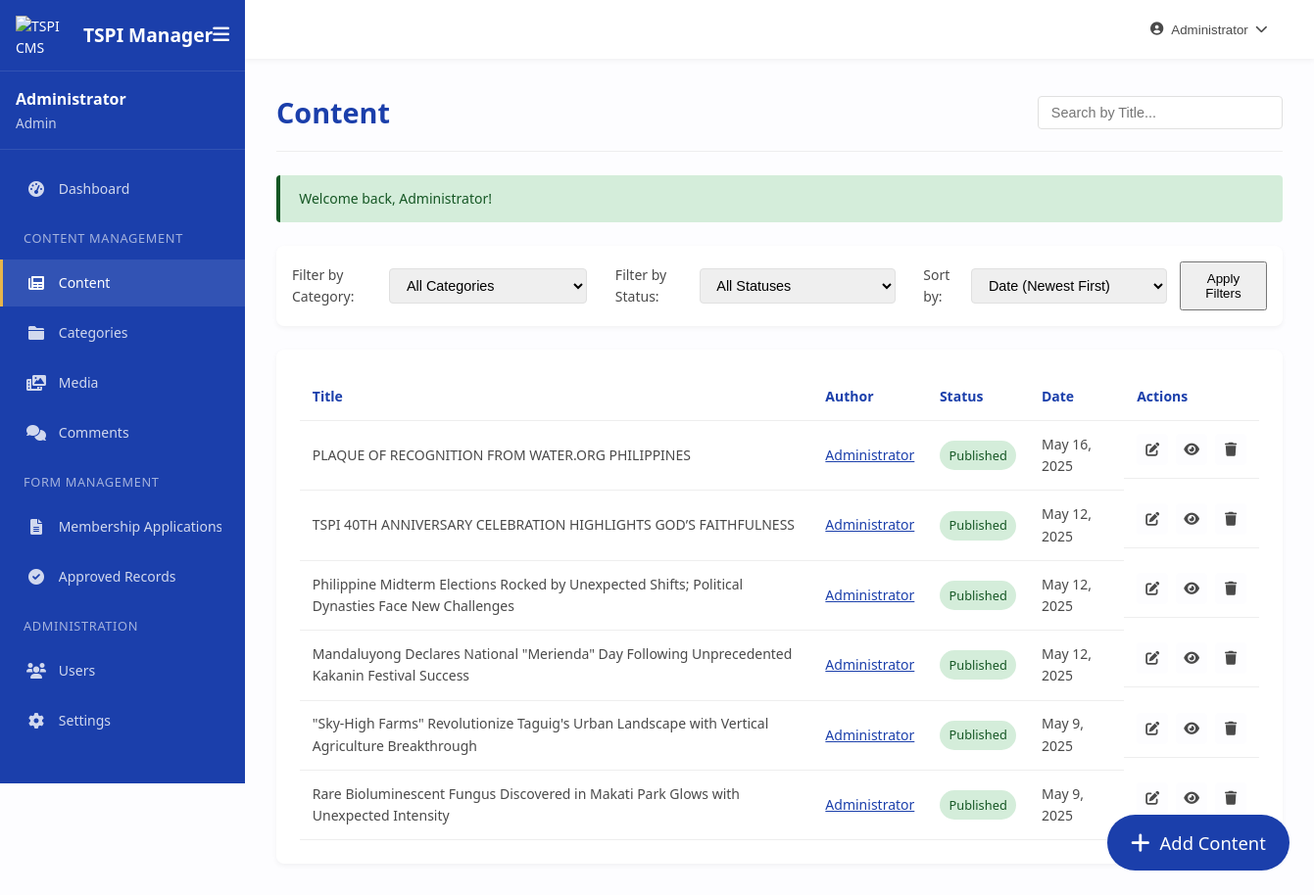
The page /admin/content.php (signed in) on the database its author committed.
### tables this page shows
CREATE TABLE `content` (
  `id` int(11) NOT NULL,
  `title` varchar(255) NOT NULL,
  `slug` varchar(255) NOT NULL,
  `thumbnail` varchar(255) DEFAULT NULL,
  `content` text NOT NULL,
  `excerpt` varchar(500) DEFAULT NULL,
  `author_id` int(11) NOT NULL,
  `published_at` timestamp NOT NULL DEFAULT current_timestamp(),
  `status` enum('draft','published','archived') DEFAULT 'draft',
  `vote_score` int(11) NOT NULL DEFAULT 0
);

### includes/admin_auth.php (called while the page is built, shortened)
<?php
function get_admin_user() {
    global $pdo;
    if (isset($_SESSION['admin_id'])) {
        $stmt = $pdo->prepare("SELECT * FROM administrators WHERE id = ?");
        $stmt->execute([$_SESSION['admin_id']]);
        return $stmt->fetch();
    }
    return null;
}

### includes/config.php (called while the page is built, shortened)
<?php
try {
    $pdo = new PDO(
        "mysql:host=" . DB_HOST . ";port=" . DB_PORT . ";dbname=" . DB_NAME . ";charset=utf8mb4",
        DB_USER,
        DB_PASS,
        [
            PDO::ATTR_ERRMODE => PDO::ERRMODE_EXCEPTION,
            PDO::ATTR_DEFAULT_FETCH_MODE => PDO::FETCH_ASSOC,
            PDO::ATTR_EMULATE_PREPARES => false
        ]
    );
} catch (PDOException $e) {
    die("Database connection failed: " . $e->getMessage());
}
function sanitize($input) {
    return htmlspecialchars($input, ENT_QUOTES, 'UTF-8');
}
function get_flash_message() {
    $message = $_SESSION['message'] ?? '';
    return $message;
}
require_once __DIR__ . '/admin_auth.php';

### admin/content.php (the view, shortened to what this page needs)
<?php
$body_class = "admin-content-page";
require_once '../includes/config.php';
$current_page = isset($_GET['page']) ? (int) $_GET['page'] : 1;
$items_per_page = ITEMS_PER_PAGE;
$offset = ($current_page - 1) * $items_per_page;
$status_filter_options = [
    '' => 'All Statuses',
    'draft' => 'Draft',
    'published' => 'Published',
    'archived' => 'Archived'
];
$filter_status = isset($_GET['status_filter']) && array_key_exists($_GET['status_filter'], $status_filter_options)
                    ? $_GET['status_filter']
                    : '';
$sort_options = [
    'published_at_desc' => 'Date (Newest First)',
    'published_at_asc' => 'Date (Oldest First)',
    'title_asc' => 'Title (A-Z)',
    'title_desc' => 'Title (Z-A)',
];
$current_sort_order = isset($_GET['sort_order']) && array_key_exists($_GET['sort_order'], $sort_options)
                        ? $_GET['sort_order']
                        : 'published_at_desc';
$order_by_clause = "ORDER BY ";
switch ($current_sort_order) {
    case 'published_at_desc':
    default:
        $order_by_clause .= "a.published_at DESC";
        break;
}
$params = [];
$where_sql = "";
$contents_sql = "SELECT DISTINCT a.*, u.name as author_name, u.email as author_email, u.role as author_role FROM content a JOIN administrators u ON a.author_id = u.id";
$contents_sql .= $where_sql;
$contents_sql .= " $order_by_clause LIMIT ? OFFSET ?";
$current_page_params = array_merge($params, [$items_per_page, $offset]);
$stmt = $pdo->prepare($contents_sql);
$stmt->execute($current_page_params);
$contents = $stmt->fetchAll();
?>
<!DOCTYPE html>
<html lang="en">
<head>
    <link rel="stylesheet" href="https://cdnjs.cloudflare.com/ajax/libs/font-awesome/6.0.0/css/all.min.css">
    <link rel="stylesheet" href="../assets/css/admin.css">
</head>
<body class="<?php echo $body_class; ?>">
    <div class="admin-container">
        <?php include 'includes/sidebar.php'; ?>
        <main class="admin-main">
            <?php include 'includes/header.php'; ?>
            <div class="dashboard-container">
                <div class="page-header">
                    <h1>Content</h1>
                    <div class="search-container" style="margin-left: auto;">
                        <input type="search" id="liveSearchcontents" class="form-control" placeholder="Search by Title...">
                    </div>
                </div>
                <?php if ($message = get_flash_message()): ?>
                    <div class="message"><?php echo $message; ?></div>
                <?php endif; ?>
                <form method="get" class="filter-form">
                    <label for="category-filter">Filter by Category:</label>
                    <select id="category-filter" name="category">
                        <option value="">All Categories</option>
                    </select>
                    <label for="status-filter" style="margin-left: 1rem;">Filter by Status:</label>
                    <select id="status-filter" name="status_filter">
                        <?php foreach ($status_filter_options as $key => $value): ?>
                            <option value="<?php echo $key; ?>" <?php echo $filter_status == $key ? 'selected' : ''; ?>><?php echo $value; ?></option>
                        <?php endforeach; ?>
                    </select>
                    <label for="sort-order" style="margin-left: 1rem;">Sort by:</label>
                    <select id="sort-order" name="sort_order">
                        <?php foreach ($sort_options as $key => $value): ?>
                            <option value="<?php echo $key; ?>" <?php echo $current_sort_order == $key ? 'selected' : ''; ?>><?php echo $value; ?></option>
                        <?php endforeach; ?>
                    </select>
                    <button type="submit" class="btn btn-light">Apply Filters</button>
                </form>
                <div class="dashboard-section">
                    <div class="table-responsive">
                        <table id="contentsTable">
                            <thead>
                                <tr>
                                    <th>Title</th>
                                    <th>Author</th>
                                    <th>Status</th>
                                    <th>Date</th>
                                    <th>Actions</th>
                                </tr>
                            </thead>
                            <tbody id="contentsTableBody">
                                <?php if (empty($contents)): ?>
                                    <tr>
                                        <td colspan="5">No contents found.</td>
                                    </tr>
                                <?php else: ?>
                                    <?php foreach ($contents as $content): ?>
                                        <tr>
                                            <td><?php echo sanitize($content['title']); ?></td>
                                            <td class="content-author-name"
                                                data-name="<?php echo sanitize($content['author_name']); ?>"
                                                data-email="<?php echo sanitize($content['author_email'] ?? 'N/A'); ?>"
                                                data-role="<?php echo sanitize(ucfirst($content['author_role'] ?? 'N/A')); ?>"
                                                style="cursor: pointer; text-decoration: underline; color: var(--primary-blue);">
                                                <?php echo sanitize($content['author_name']); ?>
                                            </td>
                                            <td>
                                                <span class="status-badge status-<?php echo $content['status']; ?>">
                                                    <?php echo ucfirst($content['status']); ?>
                                                </span>
                                            </td>
                                            <td><?php echo date('M j, Y', strtotime($content['published_at'])); ?></td>
                                            <td class="actions">
                                                <a href="edit-content.php?id=<?php echo $content['id']; ?>" class="btn-icon" title="Edit"><i class="fas fa-edit"></i></a>
                                                <a href="../content.php?slug=<?php echo $content['slug']; ?>" target="_blank" class="btn-icon" title="View"><i class="fas fa-eye"></i></a>
                                                <a href="contents.php?delete=<?php echo $content['id']; ?>" class="btn-icon delete-btn" title="Delete" data-confirm="Are you sure you want to delete this content?"><i class="fas fa-trash"></i></a>
                                            </td>
                                        </tr>
                                    <?php endforeach; ?>
                                <?php endif; ?>
                            </tbody>
                        </table>
                    </div>
                </div>
            </div>
            <a href="add-content.php" class="fab-add-button">
                <i class="fas fa-plus"></i> Add Content
            </a>
        </main>
    </div>
</body>
</html>

### admin/includes/sidebar.php
<?php
$current_admin = get_admin_user();
$current_page = basename($_SERVER['PHP_SELF']);
$user_role = $current_admin ? $current_admin['role'] : '';
?>
<aside class="admin-sidebar">
    <div class="sidebar-logo">
        <a href="<?php echo in_array($user_role, ['insurance_officer', 'loan_officer']) ? 'applications.php' : 'index.php'; ?>">
            <img src="<?php echo SITE_URL; ?>/src/assets/favicon.png" alt="TSPI CMS Logo">
            <span>TSPI Manager</span>
        </a>
        <button class="sidebar-toggle" id="sidebarToggle">
            <i class="fas fa-bars"></i>
        </button>
    </div>
    <div class="sidebar-user">
        <div class="user-info">
            <span class="user-name"><?php echo $current_admin ? sanitize($current_admin['name']) : 'Guest'; ?></span>
            <span class="user-role"><?php echo $current_admin ? ucfirst(sanitize($current_admin['role'])) : ''; ?></span>
        </div>
    </div>
    <nav class="sidebar-nav">
        <ul>
            <?php if (!in_array($user_role, ['insurance_officer', 'loan_officer'])): ?>
            <li class="<?php echo $current_page === 'index.php' ? 'active' : ''; ?>">
                <a href="index.php"><i class="fas fa-tachometer-alt"></i> <span>Dashboard</span></a>
            </li>
            <?php endif; ?>
            <?php if (in_array($user_role, ['admin', 'moderator', 'secretary'])): ?>
            <li class="nav-header"><span>Content Management</span></li>
            <?php if (in_array($user_role, ['admin', 'moderator', 'secretary'])): ?>
                <li class="<?php echo in_array($current_page, ['content.php', 'add-content.php', 'edit-content.php']) ? 'active' : ''; ?>">
                    <a href="content.php"><i class="fas fa-newspaper"></i> <span>Content</span></a>
                </li>
                <?php if (in_array($user_role, ['admin', 'moderator'])): ?>
                <li class="<?php echo in_array($current_page, ['categories.php', 'add-category.php', 'edit-category.php']) ? 'active' : ''; ?>">
                    <a href="categories.php"><i class="fas fa-folder"></i> <span>Categories</span></a>
                </li>
                <li class="<?php echo in_array($current_page, ['media.php', 'add-media.php', 'edit-media.php']) ? 'active' : ''; ?>">
                    <a href="media.php"><i class="fas fa-photo-video"></i> <span>Media</span></a>
                </li>
                <?php endif; ?>
            <?php endif; ?>
            <?php if (in_array($user_role, ['admin', 'moderator', 'secretary'])): ?>
            <li class="<?php echo in_array($current_page, ['comments.php', 'edit-comment.php']) ? 'active' : ''; ?>">
                <a href="comments.php"><i class="fas fa-comments"></i> <span>Comments</span></a>
            </li>
            <?php endif; ?>
            <?php endif; ?>
            <?php if (in_array($user_role, ['admin', 'moderator', 'insurance_officer', 'loan_officer', 'secretary'])): ?>
                <li class="nav-header"><span>Form Management</span></li>
                <li class="<?php echo ($current_page === 'applications.php') ? 'active' : ''; ?>">
                    <a href="applications.php"><i class="fas fa-file-alt"></i> <span>Membership Applications</span></a>
                </li>
                <li class="<?php echo $current_page === 'approved_records.php' ? 'active' : ''; ?>">
                    <a href="approved_records.php"><i class="fas fa-check-circle"></i> <span>Approved Records</span></a>
                </li>
            <?php endif; ?>
            <?php if ($user_role === 'admin'): ?>
                <li class="nav-header"><span>Administration</span></li>
                <li class="<?php echo in_array($current_page, ['users.php', 'add-user.php', 'edit-user.php']) ? 'active' : ''; ?>">
                    <a href="users.php"><i class="fas fa-users"></i> <span>Users</span></a>
                </li>
                <li class="<?php echo $current_page === 'settings.php' ? 'active' : ''; ?>">
                    <a href="settings.php"><i class="fas fa-cog"></i> <span>Settings</span></a>
                </li>
            <?php endif; ?>
        </ul>
    </nav>
</aside>

### admin/includes/header.php (shortened to what this page needs)
<header class="admin-header">
    <div class="header-right">
        <div class="dropdown">
            <button class="header-user-btn">
                <i class="fas fa-user-circle"></i>
                <span><?php echo $current_admin ? sanitize($current_admin['name']) : 'Guest'; ?></span>
                <i class="fas fa-chevron-down"></i>
            </button>
        </div>
    </div>
</header>

### rows shown on the page
content: title "PLAQUE OF RECOGNITION FROM WATER.ORG PHILIPPINES", administrators.name "Administrator", status "Published", published_at "May 16, 2025"
content: title "TSPI 40TH ANNIVERSARY CELEBRATION HIGHLIGHTS GOD’S FAITHFULNESS", administrators.name "Administrator", status "Published", published_at "May 12, 2025"
content: title "Philippine Midterm Elections Rocked by Unexpected Shifts; Political Dynasties Face New Challenges", administrators.name "Administrator", status "Published", published_at "May 12, 2025"
content: title "Mandaluyong Declares National \"Merienda\" Day Following Unprecedented Kakanin Festival Success", administrators.name "Administrator", status "Published", published_at "May 12, 2025"
content: title "\"Sky-High Farms\" Revolutionize Taguig's Urban Landscape with Vertical Agriculture Breakthrough", administrators.name "Administrator", status "Published", published_at "May 9, 2025"
content: title "Rare Bioluminescent Fungus Discovered in Makati Park Glows with Unexpected Intensity", administrators.name "Administrator", status "Published", published_at "May 9, 2025"

### other values the page prints
$current_admin['name'] "Administrator"
$current_admin['role'] "Admin"
$message "Welcome back, Administrator!"
form field status_filter "All Statuses"
form field sort_order "Date (Newest First)"
